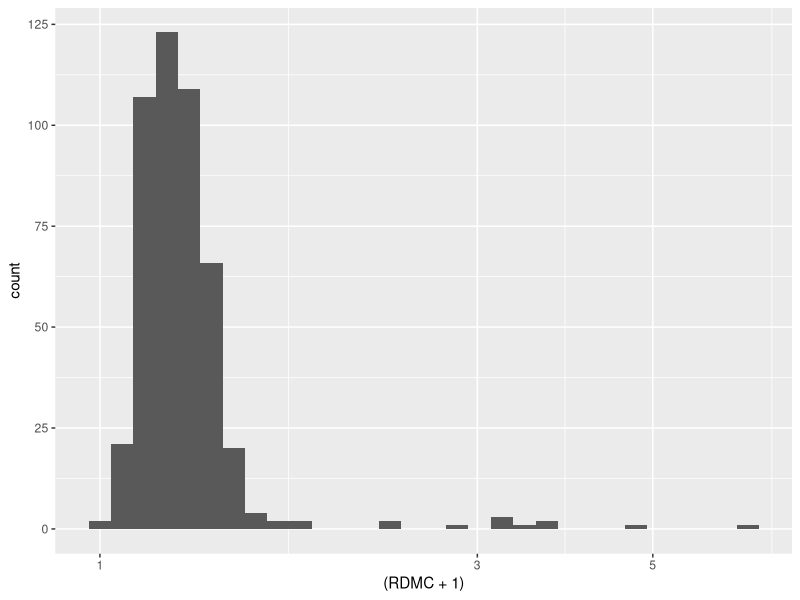
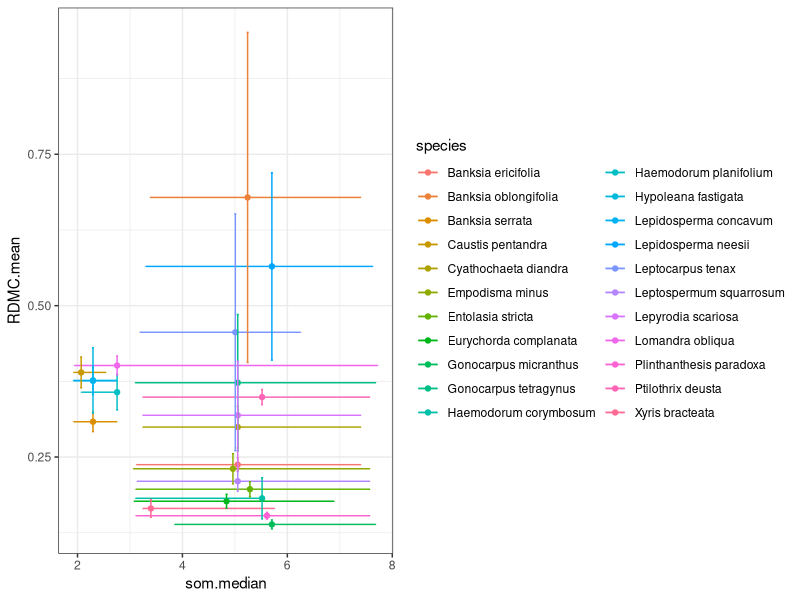

R code for these plots, in order:
## ---- chunk 1
library(tidyverse)
air_porosity<-read_csv("data/air_porosity_complete.csv")
dry_root_weight_1<-read_csv("data/tissue_density_SRL_1.csv")
dry_root_weight_2<-read_csv("data/tissue_density_SRL_2.csv")
soil_moisture <- read_csv("data/Soil_Moisture.csv")
## ---- chunk 2
bind_rows(dry_root_weight_1,dry_root_weight_2) %>%
  unite(unique_id, site, sample, species, sep = "") %>%
  gather(key=type_of_data,value = mass_measurement,SRL,TD) -> mass_data_gathered

air_porosity_ids <-unite(air_porosity, unique_id, site, sample, species, sep = "", remove = FALSE)

## ---- chunk 3
full_join(mass_data_gathered, air_porosity_ids, by = "unique_id") %>%
select(unique_id, fresh_mass_of_roots, type_of_data, mass_measurement, site, species, sample) -> RDMC_joined
RDMC_joined$type_of_data[is.na(RDMC_joined$type_of_data)] <- "fresh"
RDMC_joined %>% 
filter(type_of_data != "SRL") %>%
na.omit() ->RDMC_joined
## ---- chunk 4
names(RDMC_joined)
mutate(RDMC_joined, RDMC=mass_measurement/fresh_mass_of_roots) -> RDMC_fixed
mutate(RDMC_fixed, log(RDMC)) -> RDMC_fixed
# filter(RDMC_fixed, RDMC < 1) -> RDMC_fixed
## ---- chunk 5
mean.soil<-summarize(group_by(soil_moisture,site),
                     som=median(OM),
                     smc=median(Soil_Moisture_Content))

RDMC_good<-select(RDMC_fixed, site, species, sample, RDMC)
full_join(mean.soil, RDMC_good, by = "site") %>% 
  filter(site != "S1") %>% 
  filter(site != "S2") -> RDMC_super
## ---- chunk 6
poke<-ggplot(RDMC_fixed,aes(x=(RDMC+1)))+geom_histogram()+scale_x_log10()
poke
## ---- chunk 7
#Moist vs RDMC
summarize(group_by(RDMC_super,species),
          som.median=median(som),
          RDMC.mean=mean(RDMC),
          som.quant1=quantile(som,0.5)-quantile(som,0.1),
          som.quant2=quantile(som,0.9)-quantile(som,0.5),
          RDMC.se=sd(RDMC,na.rm=TRUE)/sqrt(sum(!is.na(RDMC))),
          smc.median=median(smc),
          smc.quant1=quantile(smc,0.5)-quantile(smc,0.1),
          smc.quant2=quantile(smc,0.9)-quantile(smc,0.5))->temper

ggplot(temper,aes(x=som.median,y=RDMC.mean,col=species))+
    geom_point()+
   geom_errorbarh(aes(xmin=som.median-som.quant1,xmax=som.median+som.quant2,y=RDMC.mean))+
    geom_errorbar(aes(ymin=RDMC.mean-RDMC.se,ymax=RDMC.mean+RDMC.se))+theme_bw()->gg

  gg
